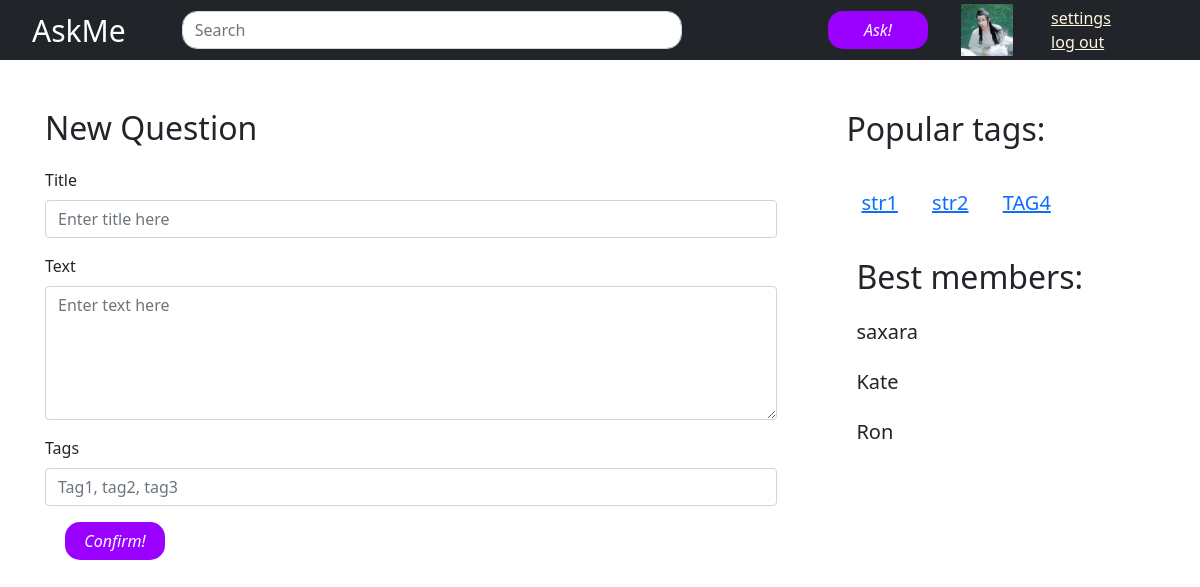
The page /ask/ on the database as committed earlier.
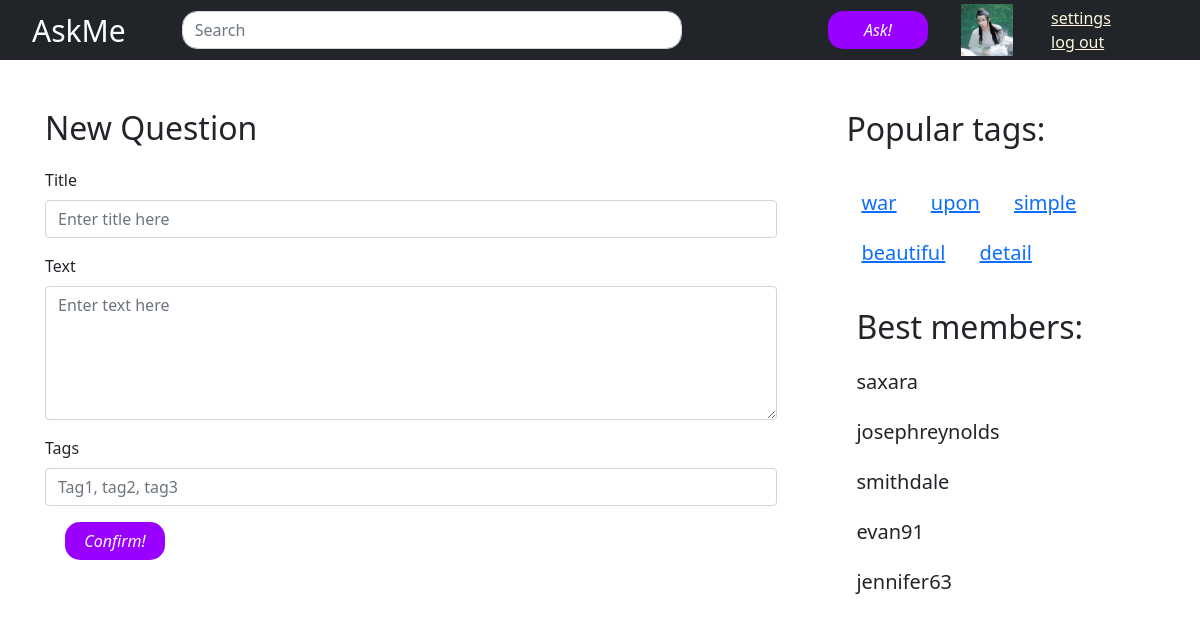
The same page on the database as committed later.
### app/models.py (models this page shows)
class Profile(models.Model):
    user = models.OneToOneField(User, on_delete=models.CASCADE)
    avatar = models.ImageField()
    def __str__(self):
        return self.user.__str__()

### app/views.py (the view)
# urls.py: path('ask/', views.ask, name='ask'),
def ask(request):
    context = RequestContext(request, content_processor(request))
    return render(request, 'ask.html', context.flatten())

### app/views.py (called while the page is built)
def content_processor(request):
    return {
        'popular_tags': popular_tags,
        'members': members,
        'user': user
    }

### templates/ask.html (shortened to what this page needs)
{% extends 'include/base.html' %}
{% load static %}
{% block content %}
<div class="col-4 q-title">
    <h2>New&nbspQuestion</h2>
</div>
<div class="ask mb-3">
    <label class="form-label">Title</label>
    <input type="text" class="form-control" placeholder="Enter title here">
</div>
<div class="mb-3">
    <label class="form-label">Text</label>
    <textarea class="form-control" rows="5" placeholder="Enter text here"></textarea>
</div>
<div class="mb-3">
    <label class="form-label">Tags</label>
    <input type="text" class="form-control" placeholder="Tag1, tag2, tag3">
</div>
<div class="form-btn">
    <button class="btn my-btn" type="submit">Confirm!</button>
</div>
{% endblock content %}
{% block side %}
{% include "include/side.html" %}
{% endblock side %}

### templates/include/base.html (shortened to what this page needs)
{% load static %}
<!doctype html>
<html lang="en" class="h-100">
  <head>
  <link href="{% static  'css/bootstrap.min.css' %}" rel="stylesheet">
  <link href="{% static 'css/my.css' %}" rel="stylesheet">
  </head>
  <body class="d-flex flex-column h-100">
{% include "include/navbar.html" %}
<main class="flex-shrink-0">
  <div class="container">
            {% block align %}
      <div class="row">
            {% endblock align %}
        {% block content_align %}
          <div class="col-8">
            {% endblock content_align %}
            {% block content %}
            {% endblock content %}
        </div>
      <div class="col-4">
        {% block side %}
        {% endblock side %}
      </div>
    </div>
  </div>
</main>
  </body>
</html>

### templates/include/navbar.html (shortened to what this page needs)
{% load static %}
<header>
  <nav class="navbar navbar-expand-md navbar-dark fixed-top bg-dark">
    <div class="container-fluid">
      <a class="navbar-brand web-name" href="{% url 'main' %}">AskMe</a>
      <div class="collapse navbar-collapse" id="navbarCollapse">
        <ul class="navbar-nav me-auto mb-2 mb-md-0">
            <form class="d-flex">
                <input class="form-control me-2" type="search" placeholder="Search" aria-label="Search">
            </form>
        </ul>
      </div>
      <div class="nav-btn">
      <a href="{% url 'ask' %}"><button class="btn my-btn" type="button">Ask!</button></a>
      </div>
      <div class = "nav-img"><img src="{{ user.avatar.url }}"></div>
      <div class="row pf-name">{{ user.username }}</div>
      <div class="row">
        <a href="{% url 'settings' %}" style="color:cornsilk">settings</a>
        <a href="{% url 'login' %}" style="color:cornsilk">log out</a>
      </div>
    </div>
  </nav>
</header>

### templates/include/side.html
<div class="pop-tags">
    <h2 class="title-content">Popular tags:</h2>
        <div class="tag-list">
            {% for tag in popular_tags %}
            <a class="tag-item" style="color:{{ tag.color }}" href="{% url 'tagged_questions' str=tag.name %}">{{ tag.name }}</a>
            {% endfor %}
        </div>
</div>
<div class = "members">
    <h2>Best members:</h2>
    <div class="mem-list">
        {% for member in members %}
        <span class="mem-item">{{ member }}</span>
        {% endfor %}
    </div>
</div>

### static/css/my.css (style rules this page uses)
main > .container { padding: 60px 15px 0; }
.web-name { margin-left: 20px; font-size: 30px; }
.q-title { margin-top:4%; }
.nav-img > img { width: 52px; height: 52px; }
.nav-btn { margin-right:2%; }
.pf-name { color:white; margin-left:0.5%; margin-right:1%; padding:10px; }
.web-name { padding-right:40px; }
.me-2 { width: 500px; border-radius: 15px; }
.col-8 { margin-top:20px; }
button.my-btn { border-radius: 15px; margin-left: 20px; background-color: #9900ff; color: white; font-style: oblique; width:100px; margin-right:10px; }
.ask { margin-top:20px; }
.navbar { height:60px }
.title-content { margin-top:20px; margin-bottom:20px; }
.pop-tags { margin-top:20px; padding:10px; margin-left:10%; }
.members { margin-top:10px; padding:20px; margin-left:10%; }
.tag-list { margin-top:20px; }
.tag-item { font-size:20px; padding-right:15px; padding-left:15px; display:inline-block; margin-top:20px; }
.mem-list { margin-top:20px; }
.mem-item { font-size:20px; display:block; margin-top:20px; }

Rows that differ between the two databases and show on the page:
removed Profile: user.username "Kate"
removed Profile: user.username "Ron"
added Profile: user.username "josephreynolds"
added Profile: user.username "smithdale"
added Profile: user.username "evan91"
added Profile: user.username "jennifer63"
Other text that changed with them:
new list line: "war"
new list line: "upon"
new list line: "simple"
new list line: "beautiful"
new list line: "detail"
list line gone: "str1"
list line gone: "str2"
list line gone: "TAG4"
